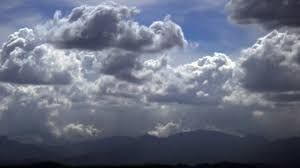
#> input picture dataset/Cloudy/cloudy106.jpg, 300 x 168 px, found by its file name; its folder holds only this picture in this run
$ jupyter execute --allow-errors 'Weather Recognition.ipynb'
#> lines starting #> are read from the running program, lines starting #| are printed output that depends on the picture
[cell 1]

import os
import cv2
import numpy as np
import matplotlib.pyplot as plt
from sklearn.model_selection import train_test_split

def load_data(data_dir):
    categories = ['Cloudy', 'fogsmog', 'lightning', 'rain', 'rainbow', 'sandstorm', 'Shine', 'snow', 'Sunrise']
    data = []
    labels = []

    for category in categories:
        path = os.path.join(data_dir, category)
        class_num = categories.index(category)
        count = 0  # Counter for successfully loaded images

        for img in os.listdir(path):
            try:
                img_array = cv2.imread(os.path.join(path, img))
#> img_array is the input picture: shape (168, 300, 3); mean B, G, R 128.2, 110.2, 103.2
                if img_array is not None:
                    data.append(img_array)
                    labels.append(class_num)
                    count += 1
            except Exception as e:
                print(f"Error reading image {img} in category '{category}': {e}")
                pass

        print(f"[{category}] -> Loaded {count} images.")

    return data, labels

def preprocess_images(images):
    resized_images = [cv2.resize(img, (32, 32)) for img in images]
    flattened_images = [img.flatten() for img in resized_images]
    return np.array(flattened_images)

# Load data
data_dir = "C:/Users/alima/Music/Data Mining Project/dataset"
 # Single directory containing all category subdirectories
#> (the rest of this cell did not finish here and is left out)

[cell 2]
from sklearn.preprocessing import StandardScaler

scaler = StandardScaler()
#> (the rest of this cell did not finish here and is left out)

[cell 3]
from sklearn.decomposition import PCA

pca = PCA(n_components=0.95)
#> (the rest of this cell did not finish here and is left out)

[cell 4]
from sklearn.svm import SVC
from sklearn.metrics import accuracy_score, confusion_matrix, f1_score

# Create SVM model (using RBF kernel by default)
svm_model = SVC(kernel='rbf', C=1, gamma='scale', random_state=42)

# Train on training PCA features
#> (the rest of this cell did not finish here and is left out)

[cell 5]
import matplotlib.pyplot as plt
import cv2

def show_image_prediction(idx, model, original_images, true_labels, scaler=None, pca=None):
    categories = ['Cloudy', 'fogsmog', 'lightning', 'rain', 'rainbow', 'sandstorm', 'Shine', 'snow', 'Sunrise']

    # Get the original image and true label
    specific_image = original_images[idx]
    actual_class = categories[int(true_labels[idx])]

    # Flatten, scale, and apply PCA if needed
    img_flat = cv2.resize(specific_image, (32, 32)).flatten().reshape(1, -1)
    if scaler:
        img_flat = scaler.transform(img_flat)
    if pca:
        img_flat = pca.transform(img_flat)

    # Predict class
    predicted_class = categories[int(model.predict(img_flat)[0])]

    # Display image with actual and predicted label
    plt.figure(figsize=(4, 4))
    plt.imshow(cv2.cvtColor(specific_image, cv2.COLOR_BGR2RGB))
    plt.title(f"Index {idx}\nActual: {actual_class} | Predicted: {predicted_class}")
    plt.axis('off')
    plt.show()

[cell 6]
import random

#> (the rest of this cell did not finish here and is left out)

[cell 7]
def predict_external_image(image_path, model, scaler=None, pca=None):
    categories = ['Cloudy', 'fogsmog', 'lightning', 'rain', 'rainbow', 'sandstorm', 'Shine', 'snow', 'Sunrise']

    # Load the external image
    img = cv2.imread(image_path)
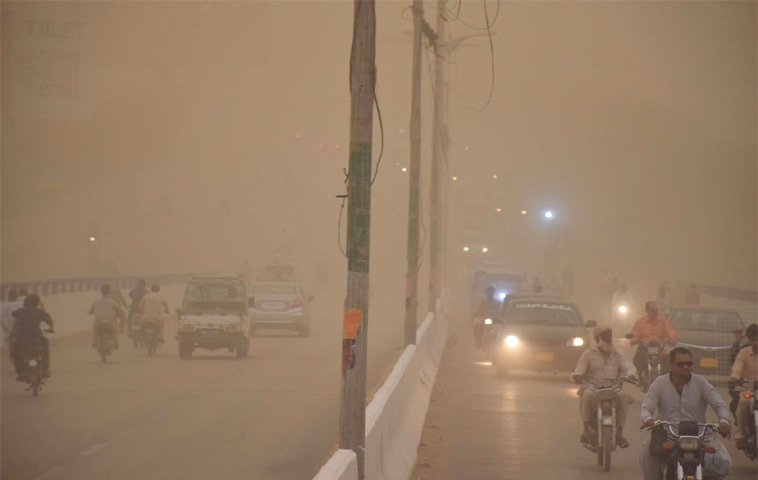
#> input picture 1.jpg, 758 x 480 px, found by its file name
#> img is the input picture: shape (480, 758, 3); mean B, G, R 101.9, 126.4, 151
    if img is None:
        print("Error: Unable to read the image.")
        return

    # Resize and preprocess
    img_resized = cv2.resize(img, (32, 32))
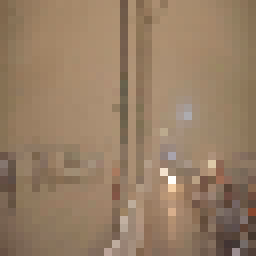
#> img_resized: shape (32, 32, 3) (shown 8 times larger); mean B, G, R 101.5, 126, 150.5
    img_flat = img_resized.flatten().reshape(1, -1)

    # Apply same scaling and PCA as training
    if scaler:
        img_flat = scaler.transform(img_flat)
    if pca:
        img_flat = pca.transform(img_flat)

    # Predict class
    predicted_class = categories[int(model.predict(img_flat)[0])]

    # Display
    plt.figure(figsize=(4, 4))
    plt.imshow(cv2.cvtColor(img, cv2.COLOR_BGR2RGB))
    plt.title(f"Predicted: {predicted_class}")
    plt.axis('off')
    plt.show()
